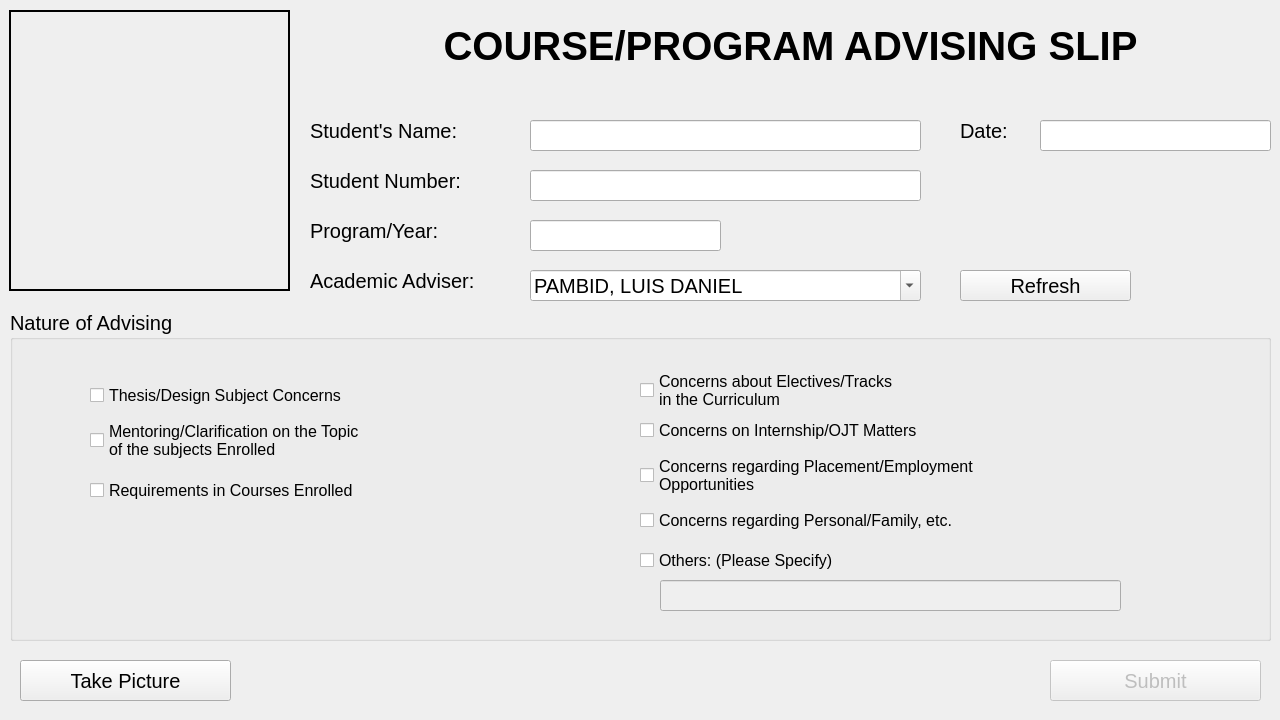
<?xml version="1.0" encoding="UTF-8"?>
<ui version="4.0">
 <class>MainWindow</class>
 <widget class="QMainWindow" name="MainWindow">
  <property name="geometry">
   <rect>
    <x>0</x>
    <y>0</y>
    <width>1280</width>
    <height>720</height>
   </rect>
  </property>
  <property name="font">
   <font>
    <pointsize>15</pointsize>
   </font>
  </property>
  <property name="windowTitle">
   <string>MainWindow</string>
  </property>
  <widget class="QWidget" name="centralwidget">
   <widget class="QLabel" name="label">
    <property name="geometry">
     <rect>
      <x>300</x>
      <y>0</y>
      <width>981</width>
      <height>91</height>
     </rect>
    </property>
    <property name="font">
     <font>
      <pointsize>30</pointsize>
      <weight>75</weight>
      <bold>true</bold>
     </font>
    </property>
    <property name="text">
     <string>COURSE/PROGRAM ADVISING SLIP</string>
    </property>
    <property name="alignment">
     <set>Qt::AlignCenter</set>
    </property>
   </widget>
   <widget class="QLabel" name="label_2">
    <property name="geometry">
     <rect>
      <x>310</x>
      <y>100</y>
      <width>231</width>
      <height>61</height>
     </rect>
    </property>
    <property name="font">
     <font>
      <pointsize>15</pointsize>
      <weight>50</weight>
      <bold>false</bold>
     </font>
    </property>
    <property name="text">
     <string>Student's Name:</string>
    </property>
    <property name="alignment">
     <set>Qt::AlignLeading|Qt::AlignLeft|Qt::AlignVCenter</set>
    </property>
   </widget>
   <widget class="QLabel" name="label_3">
    <property name="geometry">
     <rect>
      <x>310</x>
      <y>150</y>
      <width>231</width>
      <height>61</height>
     </rect>
    </property>
    <property name="font">
     <font>
      <pointsize>15</pointsize>
      <weight>50</weight>
      <bold>false</bold>
     </font>
    </property>
    <property name="text">
     <string>Student Number:</string>
    </property>
    <property name="alignment">
     <set>Qt::AlignLeading|Qt::AlignLeft|Qt::AlignVCenter</set>
    </property>
   </widget>
   <widget class="QLabel" name="label_4">
    <property name="geometry">
     <rect>
      <x>310</x>
      <y>200</y>
      <width>231</width>
      <height>61</height>
     </rect>
    </property>
    <property name="font">
     <font>
      <pointsize>15</pointsize>
      <weight>50</weight>
      <bold>false</bold>
     </font>
    </property>
    <property name="text">
     <string>Program/Year:</string>
    </property>
    <property name="alignment">
     <set>Qt::AlignLeading|Qt::AlignLeft|Qt::AlignVCenter</set>
    </property>
   </widget>
   <widget class="QLabel" name="label_5">
    <property name="geometry">
     <rect>
      <x>960</x>
      <y>100</y>
      <width>81</width>
      <height>61</height>
     </rect>
    </property>
    <property name="font">
     <font>
      <pointsize>15</pointsize>
      <weight>50</weight>
      <bold>false</bold>
     </font>
    </property>
    <property name="text">
     <string>Date:</string>
    </property>
    <property name="alignment">
     <set>Qt::AlignLeading|Qt::AlignLeft|Qt::AlignVCenter</set>
    </property>
   </widget>
   <widget class="QLineEdit" name="lineEditStudentName">
    <property name="geometry">
     <rect>
      <x>530</x>
      <y>120</y>
      <width>391</width>
      <height>31</height>
     </rect>
    </property>
   </widget>
   <widget class="QLineEdit" name="lineEditStudentNumber">
    <property name="geometry">
     <rect>
      <x>530</x>
      <y>170</y>
      <width>391</width>
      <height>31</height>
     </rect>
    </property>
   </widget>
   <widget class="QLineEdit" name="lineEditProgramYear">
    <property name="geometry">
     <rect>
      <x>530</x>
      <y>220</y>
      <width>191</width>
      <height>31</height>
     </rect>
    </property>
   </widget>
   <widget class="QLineEdit" name="lineEditDate">
    <property name="geometry">
     <rect>
      <x>1040</x>
      <y>120</y>
      <width>231</width>
      <height>31</height>
     </rect>
    </property>
   </widget>
   <widget class="QGroupBox" name="groupBox">
    <property name="geometry">
     <rect>
      <x>10</x>
      <y>310</y>
      <width>1261</width>
      <height>331</height>
     </rect>
    </property>
    <property name="title">
     <string>Nature of Advising</string>
    </property>
    <property name="flat">
     <bool>false</bool>
    </property>
    <property name="checkable">
     <bool>false</bool>
    </property>
    <widget class="QCheckBox" name="checkBox1">
     <property name="geometry">
      <rect>
       <x>80</x>
       <y>70</y>
       <width>441</width>
       <height>31</height>
      </rect>
     </property>
     <property name="font">
      <font>
       <pointsize>12</pointsize>
      </font>
     </property>
     <property name="text">
      <string>Thesis/Design Subject Concerns</string>
     </property>
    </widget>
    <widget class="QCheckBox" name="checkBox2">
     <property name="geometry">
      <rect>
       <x>80</x>
       <y>100</y>
       <width>441</width>
       <height>61</height>
      </rect>
     </property>
     <property name="font">
      <font>
       <pointsize>12</pointsize>
      </font>
     </property>
     <property name="text">
      <string>Mentoring/Clarification on the Topic
of the subjects Enrolled</string>
     </property>
    </widget>
    <widget class="QCheckBox" name="checkBox3">
     <property name="geometry">
      <rect>
       <x>80</x>
       <y>150</y>
       <width>441</width>
       <height>61</height>
      </rect>
     </property>
     <property name="font">
      <font>
       <pointsize>12</pointsize>
      </font>
     </property>
     <property name="text">
      <string>Requirements in Courses Enrolled</string>
     </property>
    </widget>
    <widget class="QCheckBox" name="checkBox4">
     <property name="geometry">
      <rect>
       <x>630</x>
       <y>60</y>
       <width>441</width>
       <height>41</height>
      </rect>
     </property>
     <property name="font">
      <font>
       <pointsize>12</pointsize>
      </font>
     </property>
     <property name="text">
      <string>Concerns about Electives/Tracks
in the Curriculum</string>
     </property>
    </widget>
    <widget class="QCheckBox" name="checkBox5">
     <property name="geometry">
      <rect>
       <x>630</x>
       <y>100</y>
       <width>441</width>
       <height>41</height>
      </rect>
     </property>
     <property name="font">
      <font>
       <pointsize>12</pointsize>
      </font>
     </property>
     <property name="text">
      <string>Concerns on Internship/OJT Matters</string>
     </property>
    </widget>
    <widget class="QCheckBox" name="checkBox6">
     <property name="geometry">
      <rect>
       <x>630</x>
       <y>140</y>
       <width>551</width>
       <height>51</height>
      </rect>
     </property>
     <property name="font">
      <font>
       <pointsize>12</pointsize>
      </font>
     </property>
     <property name="text">
      <string>Concerns regarding Placement/Employment
Opportunities</string>
     </property>
    </widget>
    <widget class="QCheckBox" name="checkBox7">
     <property name="geometry">
      <rect>
       <x>630</x>
       <y>190</y>
       <width>551</width>
       <height>41</height>
      </rect>
     </property>
     <property name="font">
      <font>
       <pointsize>12</pointsize>
      </font>
     </property>
     <property name="text">
      <string>Concerns regarding Personal/Family, etc.</string>
     </property>
    </widget>
    <widget class="QCheckBox" name="checkBox8">
     <property name="geometry">
      <rect>
       <x>630</x>
       <y>220</y>
       <width>551</width>
       <height>61</height>
      </rect>
     </property>
     <property name="font">
      <font>
       <pointsize>12</pointsize>
      </font>
     </property>
     <property name="text">
      <string>Others: (Please Specify)</string>
     </property>
    </widget>
    <widget class="QLineEdit" name="lineEditConcern">
     <property name="enabled">
      <bool>false</bool>
     </property>
     <property name="geometry">
      <rect>
       <x>650</x>
       <y>270</y>
       <width>461</width>
       <height>31</height>
      </rect>
     </property>
    </widget>
   </widget>
   <widget class="QPushButton" name="pushButtonTakePicture">
    <property name="geometry">
     <rect>
      <x>20</x>
      <y>660</y>
      <width>211</width>
      <height>41</height>
     </rect>
    </property>
    <property name="text">
     <string>Take Picture</string>
    </property>
   </widget>
   <widget class="QPushButton" name="pushButtonSubmit">
    <property name="enabled">
     <bool>false</bool>
    </property>
    <property name="geometry">
     <rect>
      <x>1050</x>
      <y>660</y>
      <width>211</width>
      <height>41</height>
     </rect>
    </property>
    <property name="text">
     <string>Submit</string>
    </property>
   </widget>
   <widget class="QLabel" name="label_6">
    <property name="geometry">
     <rect>
      <x>310</x>
      <y>250</y>
      <width>231</width>
      <height>61</height>
     </rect>
    </property>
    <property name="font">
     <font>
      <pointsize>15</pointsize>
      <weight>50</weight>
      <bold>false</bold>
     </font>
    </property>
    <property name="text">
     <string>Academic Adviser:</string>
    </property>
    <property name="alignment">
     <set>Qt::AlignLeading|Qt::AlignLeft|Qt::AlignVCenter</set>
    </property>
   </widget>
   <widget class="QComboBox" name="comboBoxAcademicAdviser">
    <property name="geometry">
     <rect>
      <x>530</x>
      <y>270</y>
      <width>391</width>
      <height>31</height>
     </rect>
    </property>
    <property name="editable">
     <bool>true</bool>
    </property>
    <item>
     <property name="text">
      <string>PAMBID, LUIS DANIEL</string>
     </property>
    </item>
   </widget>
   <widget class="QLabel" name="labelPicture">
    <property name="geometry">
     <rect>
      <x>9</x>
      <y>10</y>
      <width>281</width>
      <height>281</height>
     </rect>
    </property>
    <property name="font">
     <font>
      <pointsize>15</pointsize>
      <weight>50</weight>
      <bold>false</bold>
      <kerning>true</kerning>
     </font>
    </property>
    <property name="frameShape">
     <enum>QFrame::WinPanel</enum>
    </property>
    <property name="text">
     <string/>
    </property>
    <property name="scaledContents">
     <bool>true</bool>
    </property>
    <property name="alignment">
     <set>Qt::AlignLeading|Qt::AlignLeft|Qt::AlignVCenter</set>
    </property>
   </widget>
   <widget class="QPushButton" name="pushButtonRefresh">
    <property name="geometry">
     <rect>
      <x>960</x>
      <y>270</y>
      <width>171</width>
      <height>31</height>
     </rect>
    </property>
    <property name="text">
     <string>Refresh</string>
    </property>
   </widget>
  </widget>
 </widget>
 <tabstops>
  <tabstop>lineEditStudentName</tabstop>
  <tabstop>lineEditStudentNumber</tabstop>
  <tabstop>lineEditProgramYear</tabstop>
  <tabstop>comboBoxAcademicAdviser</tabstop>
  <tabstop>lineEditDate</tabstop>
  <tabstop>pushButtonTakePicture</tabstop>
  <tabstop>pushButtonSubmit</tabstop>
  <tabstop>checkBox1</tabstop>
  <tabstop>checkBox2</tabstop>
  <tabstop>checkBox3</tabstop>
  <tabstop>checkBox4</tabstop>
  <tabstop>checkBox5</tabstop>
  <tabstop>checkBox6</tabstop>
  <tabstop>checkBox7</tabstop>
  <tabstop>checkBox8</tabstop>
  <tabstop>lineEditConcern</tabstop>
 </tabstops>
 <resources/>
 <connections/>
</ui>
